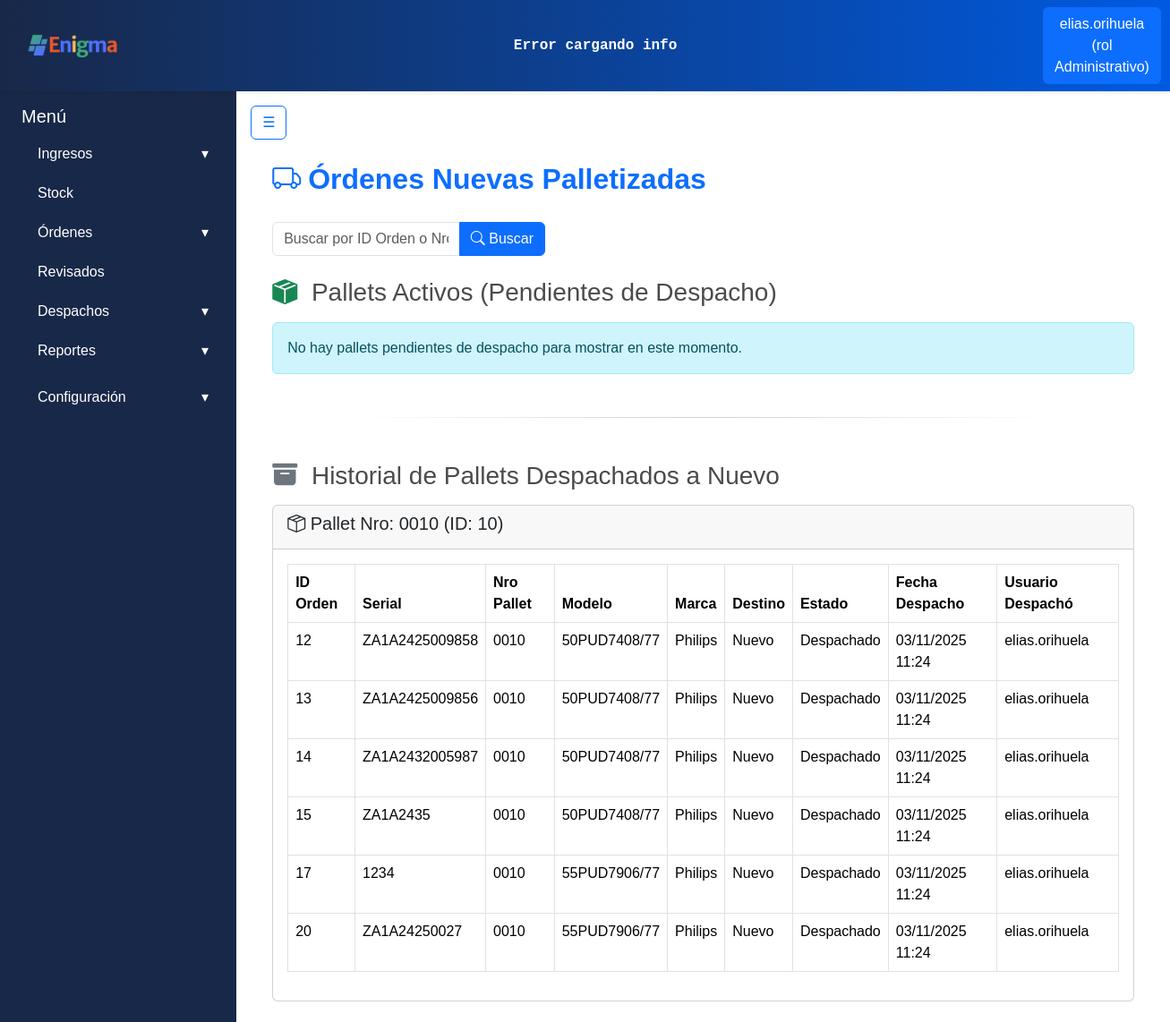
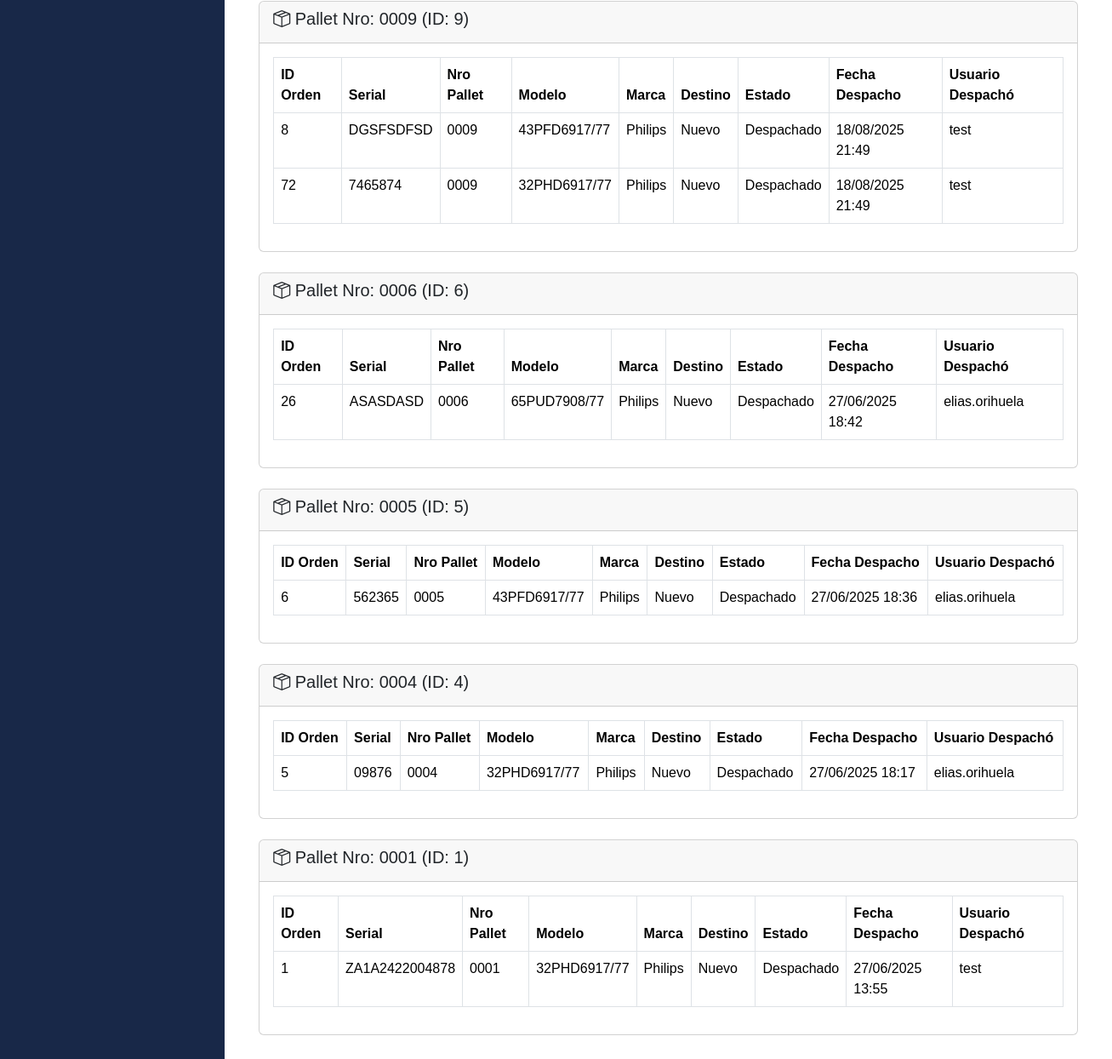
Page /despachos/nuevas/ (signed in) on the committed database (2 pictures, top to bottom).
### apps/usuarios/models.py (models this page shows, shortened)
class Usuarios(AbstractBaseUser):
    username = models.CharField('Nombre de usuario', unique= True, max_length=60)
    email = models.EmailField('Correo electronico', max_length=254, unique= True)
    nombre = models.CharField(max_length=50)
    apellido = models.CharField(max_length=50)
    rol = models.ForeignKey(Roles, on_delete=models.CASCADE)
    activo = models.BooleanField(default=True)
    is_admin = models.BooleanField(default = False)
    is_superuser = models.BooleanField(default=False)
    is_staff = models.BooleanField(default=False)
    objects = UsuariosManager()
    USERNAME_FIELD = 'username'
    REQUIRED_FIELDS = ['nombre', 'apellido', 'email'] #campos necesarios para crear la cuenta por consola

class Roles(models.Model):
    id = models.AutoField(primary_key=True)
    nombre = models.CharField(max_length=50)
    def __str__(self):
        return self.nombre

### apps/despachos/models.py (models this page shows, shortened)
class Pallet(ModeloBaseConUsuario):
    destino = models.ForeignKey(Destinos, on_delete=models.PROTECT, related_name='pallets_despacho', verbose_name="Destino")
    nro_pallet = models.CharField(max_length=50, unique=True, null=True, blank=True, verbose_name="Número de Pallet")
    fecha_creacion = models.DateTimeField(auto_now_add=True, verbose_name="Fecha de Creación")
    fecha_modificacion = models.DateTimeField(auto_now=True, verbose_name="Fecha de Última Modificación")
    nro_viaje = models.CharField(max_length=50, null=True, blank=True, verbose_name="Número de Viaje")
    fecha_despacho = models.DateTimeField(null=True, blank=True, verbose_name="Fecha de Despacho")
    usuario_despacho = models.ForeignKey(
        User,
        on_delete=models.SET_NULL,
        null=True,
        blank=True,
        related_name='pallets_despachados_por_usuario',
        verbose_name="Usuario que Despachó"
    )
    remito_salida = models.ForeignKey(Remitos, on_delete=models.SET_NULL, null=True, blank=True, verbose_name="Remito de Salida")
    estado_pallet = models.ForeignKey(Estados, on_delete=models.PROTECT, related_name='pallets_por_estado', null=True, blank=True, verbose_name="Estado del Pallet")
    class Meta:
        verbose_name = "Pallet de Despacho"
        verbose_name_plural = "Pallets de Despacho"
        ordering = ['-fecha_creacion']

### apps/ordenes/models.py (models this page shows, shortened)
class Equipos(models.Model):
    producto_id = models.ForeignKey('ingresos.Productos', on_delete=models.CASCADE)
    numero_serie = models.CharField(max_length=20, unique=True, null=True, blank=True)
    fecha_alta = models.DateTimeField(auto_now_add=True)
    observaciones = models.CharField(max_length=100, null=True, blank=True)

class Destinos(models.Model):
    nombre_destino = models.CharField(max_length=30)

### apps/ingresos/models.py (models this page shows, shortened)
class Productos(models.Model):
    id = models.AutoField(primary_key=True)
    marca = models.CharField(max_length=30)
    modelo = models.CharField(max_length=50, unique=True)

### apps/despachos/views.py (the view)
# urls.py: path('nuevas/', views.OrdenesNuevasView.as_view(), name='ordenes_nuevas'),
class OrdenesNuevasView(BaseOrdenesDespachoView):
    destino_base_nombre = 'nuevo'
    titulo_pagina = 'Órdenes Nuevas Palletizadas'
    def get_context_data(self, request, queryset, mensaje_busqueda=None):
        context = super().get_context_data(request, queryset, mensaje_busqueda)
        estado_despachado_obj = Estados.objects.filter(nombre_estado__iexact='despachado').first()
        destino_obj = Destinos.objects.filter(nombre_destino__iexact=self.destino_base_nombre).first()
        pallets_despachados = []
        if estado_despachado_obj and destino_obj:
            despachados_queryset = Pallet.objects.filter(
                estado_pallet=estado_despachado_obj,
                destino=destino_obj
            ).select_related(
                'destino', 'estado_pallet', 'usuario', 'usuario_despacho', 'remito_salida'
            ).prefetch_related(
                'detalles__orden_id__equipo_id__producto_id',
                'detalles__orden_id__estado_id',
                'detalles__orden_id__destino'
            ).order_by('-fecha_despacho')
            for pallet in despachados_queryset:
                ordenes_en_pallet = []
                for detalle_pallet in pallet.detalles.all():
                    orden = detalle_pallet.orden_id
                    if orden:
                        equipo_obj = getattr(orden, 'equipo_id', None)
                        producto_obj = getattr(equipo_obj, 'producto_id', None)
                        modelo_nombre = getattr(producto_obj, 'modelo', 'N/A')
                        marca_nombre = getattr(producto_obj, 'marca', 'N/A')
                        ordenes_en_pallet.append({
                            'id': orden.id,
                            'numero_serie': getattr(equipo_obj, 'numero_serie', 'N/A'),
                            'modelo': modelo_nombre,
                            'marca': marca_nombre,
                            'estado': getattr(orden.estado_id, 'nombre_estado', 'N/A'),
                        })
                pallets_despachados.append({
                    'id': pallet.id,
                    'nro_pallet': pallet.nro_pallet,
                    'destino': getattr(pallet.destino, 'nombre_destino', 'N/A'),
                    'fecha_creacion': pallet.fecha_creacion,
                    'fecha_despacho': pallet.fecha_despacho,
                    'estado_pallet': getattr(pallet.estado_pallet, 'nombre_estado', 'N/A'),
                    'usuario_creacion': getattr(pallet.usuario, 'username', 'N/A'),
                    'usuario_despacho': getattr(pallet.usuario_despacho, 'username', 'N/A'),
                    'remito_salida': getattr(pallet.remito_salida, 'nro_remito', 'N/A'),
                    'cantidad_ordenes': len(ordenes_en_pallet),
                    'ordenes': ordenes_en_pallet,
                })
        context['pallets_despachados'] = pallets_despachados
        context['titulo_historial'] = f"Historial de Pallets Despachados a {self.destino_base_nombre.capitalize()}"
        return context

### apps/despachos/templatetags/custom_filters.py (called while the page is built)
@register.filter
def replace_chars(value, arg):
    if not isinstance(value, str):
        return value
    try:
        old_value, new_value = arg.split(':')
    except ValueError:
        return value
    return value.replace(old_value, new_value)

### apps/despachos/views.py (called while the page is built)
    def get(self, request, *args, **kwargs):
        queryset = self.get_queryset()
        query = request.GET.get('q', '')
        mensaje_busqueda = None
        if query:
            q_objects = Q(id__icontains=query) | Q(equipo_id__numero_serie__icontains=query)
            queryset = queryset.filter(q_objects)
            if not queryset.exists():
                mensaje_busqueda = f"No se encontraron órdenes con el ID/Número de Serie '{query}'."
        context = self.get_context_data(request, queryset, mensaje_busqueda)
        return render(request, self.template_name, context)

### apps/despachos/templates/despachos/ordenes_despacho_base.html (shortened to what this page needs)
{% extends 'base.html' %}
{% load static %}
{% load custom_filters %}
{% block content %}
<div class="page-container px-4 mt-3">
    <div class="d-flex align-items-center mb-4">
        <i class="bi bi-truck me-2" style="font-size: 2rem; color: #0d6efd;"></i>
        <h2 class="fw-bold text-primary mb-0">{{ titulo_pagina }}</h2>
    </div>
    <div class="top-action-bar mb-4">
        <form method="get" class="w-100">
            <div class="row mb-2">
                <div class="col-md-6 col-lg-4">
                    <div class="input-group search-input-group">
                        <input type="text" class="form-control" placeholder="Buscar por ID Orden o Nro. Serie" name="q" value="{{ query_actual|default:'' }}">
                        <button class="btn btn-primary" type="submit"><i class="bi bi-search"></i> Buscar</button>
                    </div>
                </div>
            </div>
        </form>
    </div>
    <h3 class="mb-3"><i class="bi bi-box-seam-fill text-success me-2"></i> Pallets Activos (Pendientes de Despacho)</h3>
    {% if mensaje_busqueda %}
        <div class="alert alert-warning" role="alert">{{ mensaje_busqueda }}</div>
    {% elif not pallets_activos %}
        <div class="alert alert-info" role="alert">No hay pallets pendientes de despacho para mostrar en este momento.</div>
    {% endif %}
    <hr class="my-5">
    <h3 class="mb-3"><i class="bi bi-archive-fill text-secondary me-2"></i> {{ titulo_historial }}</h3>
    {% if not pallets_despachados %}
        <div class="alert alert-info" role="alert">No hay pallets despachados en el historial para este destino.</div>
    {% else %}
        {% for pallet in pallets_despachados %}
            <div class="card mb-4">
                <div class="card-header">
                    <h5><i class="bi bi-box-seam"></i> Pallet Nro: {{ pallet.nro_pallet }} (ID: {{ pallet.id }})</h5>
                </div>
                <div class="card-body">
                    {% if pallet.ordenes %}
                        <table class="table table-bordered">
                            <thead>
                                <tr>
                                    <th>ID Orden</th>
                                    <th>Serial</th>
                                    <th>Nro Pallet</th>
                                    <th>Modelo</th>
                                    <th>Marca</th>
                                    <th>Destino</th>
                                    <th>Estado</th>
                                    <th>Fecha Despacho</th>
                                    <th>Usuario Despachó</th>
                                </tr>
                            </thead>
                            <tbody>
                                {% for orden in pallet.ordenes %}
                                    <tr>
                                        <td>{{ orden.id }}</td>
                                        <td>{{ orden.numero_serie }}</td>
                                        <td>{{ pallet.nro_pallet }}</td>
                                        <td>{{ orden.modelo }}</td>
                                        <td>{{ orden.marca }}</td>
                                        <td><span class="badge-estado bg-{{ pallet.destino|lower|replace_chars:' :-' }}">{{ pallet.destino }}</span></td>
                                        <td><span class="badge-estado bg-despachado">Despachado</span></td>
                                        <td>{{ pallet.fecha_despacho|date:"d/m/Y H:i"|default:"N/A" }}</td>
                                        <td>{{ pallet.usuario_despacho|default:"N/A" }}</td>
                                    </tr>
                                {% endfor %}
                            </tbody>
                        </table>
                    {% endif %}
                </div>
            </div>
        {% endfor %}
    {% endif %}
</div>
{% endblock %}

### templates/includes/header.html (shortened to what this page needs)
{% load static %}
<nav class="navbar navbar-expand-lg shadow-sm navbar-gradient">
  <div class="container-fluid">
    <a class="navbar-brand d-flex align-items-center" href="{% url 'core:dashboard' %}">
      <div class="card-header p-0 bg-transparent border-0">
        <img class="logo_form" src="{% static 'img/enigmaLogoNuevo.png' %}" alt="Enigma Logo">
      </div>
    </a>
    <div class="mx-auto text-center d-none d-lg-block">
        <div class="ticker-container text-white py-1 px-2 rounded">
            <div class="ticker" id="ticker-api">
            </div>
        </div>
    </div>
    <div class="d-flex ms-auto">
      {% if user.is_authenticated %}
        <div class="dropdown">
          <a class="btn btn-primary" href="#" role="button" id="dropdownUser" data-bs-toggle="dropdown" aria-expanded="false">
            {{ user.username }} (rol {{ user.rol }})
          </a>
        </div>
      {% else %}
        <a href="{% url 'usuarios:register' %}" class="btn btn-outline-primary me-2">Registrarse</a>
        <a href="{% url 'usuarios:login' %}" class="btn btn-outline-success">Login</a>
      {% endif %}
    </div>
  </div>
</nav>

### static/css/style.css (style rules this page uses)
:root { --color-bg-navbar-solid:linear-gradient(90deg, #182848 0%, #005ae1 100%); }
.navbar-gradient { background: var(--color-bg-navbar-solid); }
.logo_form { width: auto; height: 40px; margin-right: 10px; margin-left: 0.8rem; }
h2 { color: #e02626; }
body { font-family: Arial, sans-serif; color: #4b4b4b; }
h1, h2 { text-align: center; color: #0056b3; }
hr { color: #e02626; border: 0; height: 1px; background-image: linear-gradient(to right, rgba(0, 0, 0, 0), rgba(0, 0, 0, 0.75), rgba(0, 0, 0, 0)); width: 80%; margin: 40px auto; }
.ticker-container { color: #E0F2FE; overflow: hidden; white-space: nowrap; position: relative; width: 1000px; font-weight: bold; font-family: monospace; border-radius: 0.25rem; }
.ticker { display: inline-block; white-space: nowrap; animation: scrollTicker 50s linear infinite; }

### rows in the picture
Usuarios: username "elias.orihuela", rol "Administrativo", usuario_despacho "elias.orihuela" "elias.orihuela" "elias.orihuela" "elias.orihuela" "elias.orihuela" "elias.orihuela" "elias.orihuela" "elias.orihuela" "elias.orihuela"
Pallet: nro_pallet "0010", nro_pallet "0010" "0010" "0010" "0010" "0010" "0010", fecha_despacho "03/11/2025 11:24" "03/11/2025 11:24" "03/11/2025 11:24" "03/11/2025 11:24" "03/11/2025 11:24" "03/11/2025 11:24"
Equipos: numero_serie "ZA1A2425009858"
Productos: modelo "50PUD7408/77" "50PUD7408/77" "50PUD7408/77" "50PUD7408/77", marca "Philips" "Philips" "Philips" "Philips"
Destinos: destino "Nuevo" "Nuevo" "Nuevo" "Nuevo" "Nuevo" "Nuevo" "Nuevo" "Nuevo" "Nuevo" "Nuevo" "Nuevo" "Nuevo"
Equipos: numero_serie "ZA1A2425009856"
Equipos: numero_serie "ZA1A2432005987"
Equipos: numero_serie "ZA1A2435"
Equipos: numero_serie "1234"
Productos: modelo "55PUD7906/77" "55PUD7906/77", marca "Philips" "Philips"
Equipos: numero_serie "ZA1A24250027"
Pallet: nro_pallet "0009", nro_pallet "0009" "0009", fecha_despacho "18/08/2025 21:49" "18/08/2025 21:49"
Equipos: numero_serie "DGSFSDFSD"
Productos: modelo "43PFD6917/77" "43PFD6917/77", marca "Philips" "Philips"
Usuarios: usuario_despacho "test" "test" "test"
Equipos: numero_serie "7465874"
Productos: modelo "32PHD6917/77" "32PHD6917/77" "32PHD6917/77", marca "Philips" "Philips" "Philips"
Pallet: nro_pallet "0006", nro_pallet "0006", fecha_despacho "27/06/2025 18:42"
Equipos: numero_serie "ASASDASD"
Productos: modelo "65PUD7908/77", marca "Philips"
Pallet: nro_pallet "0005", nro_pallet "0005", fecha_despacho "27/06/2025 18:36"
Equipos: numero_serie "562365"
Pallet: nro_pallet "0004", nro_pallet "0004", fecha_despacho "27/06/2025 18:17"
Equipos: numero_serie "09876"
Pallet: nro_pallet "0001", nro_pallet "0001", fecha_despacho "27/06/2025 13:55"
Equipos: numero_serie "ZA1A2422004878"

### other values in the picture
{{ titulo_pagina }} "Órdenes Nuevas Palletizadas"
{{ titulo_historial }} "Historial de Pallets Despachados a Nuevo"
{{ pallet.id }} "10" "9" "6" "5" "4" "1"
{{ orden.id }} "12" "13" "14" "15" "17" "20" "8" "72" "26" "6" "5" "1"
